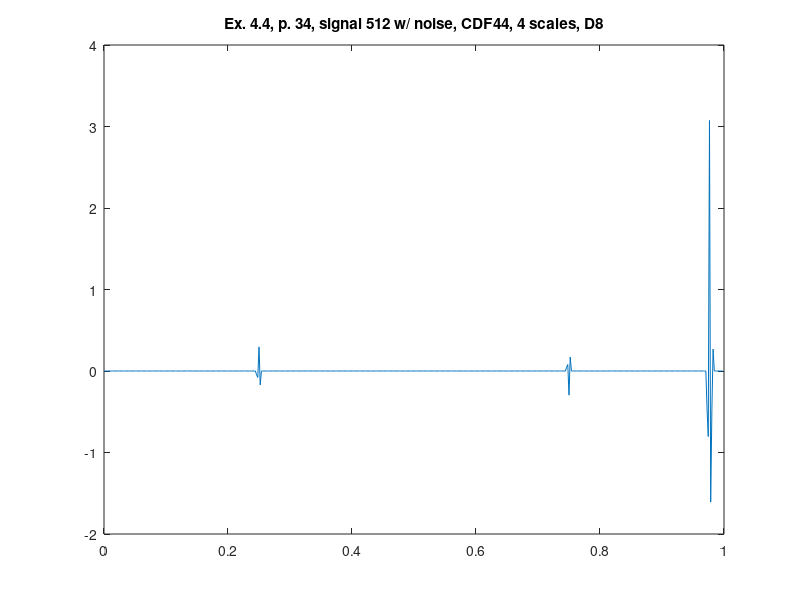

This chart was generated by the following MATLAB code:
%% ========================================================================
%% Programmatic octave notes on "Ripples in Mathematics" by A. Jensen
%% and A. la Cour-Harbo written with a deep gratitude to the authors for
%% this wonderful text. 
%% 
%% Reconstruction of graphs in ex 4.3, p.34, CDF44, 3 scales, D8.
%%
%% Author: Vladimir Kulyukin
%% 
%% NB: I have tested this code in Octave 4.
%% =========================================================================
t = (1.0/512)*[0:511];

%%y_ex_4_3_chirp_512_p33 = arrayfun(@(x) sin(x*x), t);

y_ex_4_4_512_with_noise_cdf44_d8_p34 = [
-3.695123066562547E-6
-2.704461290505114E-6
9.109092317095778E-6
-1.5494888916617585E-5
2.189136309977713E-5
-2.824798799829856E-5
3.4620895671300586E-5
-4.093303520265283E-5
4.726702347268244E-5
-5.351947113988676E-5
5.979928087446638E-5
-6.597697398340125E-5
7.218747657075515E-5
-7.827553251767929E-5
8.440176631320183E-5
-9.038551843803134E-5
9.641272480781992E-5
-1.0227775772761665E-4
1.081914166036841E-4
-1.1392360094038253E-4
1.1970946580045549E-4
-1.252949922199177E-4
1.3093912440877392E-4
-1.3636453688863483E-4
1.418533391974756E-4
-1.4710556744388015E-4
1.524258168672143E-4
-1.5749220780225654E-4
1.6263108739320438E-4
-1.6749943563734005E-4
1.7244456538482845E-4
-1.7710314266072274E-4
1.8184260931403026E-4
-1.8628019270103892E-4
1.9080257846998042E-4
-1.950084774409456E-4
1.993028875019416E-4
-2.0326696967790908E-4
2.0732305842103592E-4
-2.110357739808938E-4
2.148437699332266E-4
-2.1829617461987762E-4
2.2184690398546693E-4
-2.2503068065362022E-4
2.2831558941436192E-4
-2.3122306806728772E-4
2.3423424259047046E-4
-2.3685841885731916E-4
2.3958860495961246E-4
-2.4192315696992437E-4
2.443657773938945E-4
-2.4640508100739843E-4
2.4855425126649514E-4
-2.5029339362218233E-4
2.521439361770189E-4
-2.5357872752865686E-4
2.551261842601896E-4
-2.5625316806970064E-4
2.574938110191026E-4
-2.5831027228368647E-4
2.592411126332413E-4
-2.59745084426361E-4
2.60363879700398E-4
-2.6055414790974974E-4
2.608594073760764E-4
-2.6073551362894624E-4
2.607265018908714E-4
-2.602887446581264E-4
2.599654834256992E-4
-2.592149173028224E-4
2.585781853406343E-4
-2.575166185071188E-4
2.5656794975813696E-4
-2.551979396215981E-4
2.5393961951213225E-4
-2.522644665469313E-4
2.5069952648027865E-4
-2.487232662765939E-4
2.4685547633037264E-4
-2.445828698721871E-4
2.4241672971605827E-4
-2.3985325191135942E-4
2.3739397996666724E-4
-2.3454580645798363E-4
2.3179932732617399E-4
-2.2867331961302662E-4
2.2564624980299237E-4
-2.2224993871174537E-4
2.1894957069977996E-4
-2.152911382413007E-4
2.1172542290294892E-4
-2.078136825615498E-4
2.0399121001753542E-4
-1.9983558551820102E-4
1.9576556443946E-4
-1.9137606704576276E-4
1.870683024698254E-4
-1.8245550686536233E-4
1.7792037657429714E-4
-1.7309539538764535E-4
1.683438249074096E-4
-1.6331828194100963E-4
1.5836171822132376E-4
-1.531477204482329E-4
1.4799810428500228E-4
-1.426082126827002E-4
1.3727794995256162E-4
-1.317251492419105E-4
1.2622708101453544E-4
-1.2052474837874962E-4
1.1487211998189743E-4
-1.0903399283999334E-4
1.0324042195095395E-4
-9.728056486242852E-5
9.136000870078036E-5
-8.529277948324162E-5
7.925950118707823E-5
-7.309951632737816E-5
6.696805059290695E-5
-6.073015003409414E-5
5.4515268099375846E-5
-4.821447949001644E-5
4.193115354952487E-5
-3.558265604158277E-5
2.9246023178376123E-5
-2.2865110858202984E-5
-0.04573668503647929
-0.07925691700856514
0.2957568705961216
-0.1707504710117645
-9.10909231699165E-6
1.549488891659687E-5
-2.189136309987305E-5
2.824798799838712E-5
-3.4620895671343175E-5
4.093303520279354E-5
-4.726702347299672E-5
5.35194711400931E-5
-5.979928087451447E-5
6.597697398347878E-5
-7.218747657086215E-5
7.82755325178157E-5
-8.440176631339284E-5
9.03855184381831E-5
-9.641272480795398E-5
1.0227775772765258E-4
-1.0819141660353927E-4
1.1392360094036527E-4
-1.1970946580062685E-4
1.252949922200498E-4
-1.3093912440887041E-4
1.3636453688868223E-4
-1.418533391974416E-4
1.4710556744388544E-4
-1.5242581686728394E-4
1.5749220780229676E-4
-1.6263108739317204E-4
1.6749943563739602E-4
-1.7244456538501585E-4
1.771031426608807E-4
-1.8184260931415698E-4
1.862801927011411E-4
-1.908025784700401E-4
1.9500847744102984E-4
-1.9930288750202884E-4
2.032669696780797E-4
-2.0732305842137614E-4
2.1103577398108196E-4
-2.148437699332025E-4
2.1829617461986575E-4
-2.2184690398545476E-4
2.2503068065365467E-4
-2.2831558941447712E-4
2.3122306806735632E-4
-2.3423424259049063E-4
2.3685841885729764E-4
-2.3958860495950523E-4
2.4192315696989559E-4
-2.4436577739397387E-4
2.4640508100747536E-4
-2.485542512665557E-4
2.502933936222785E-4
-2.521439361771828E-4
2.535787275287683E-4
-2.551261842602452E-4
2.562531680697132E-4
-2.574938110190262E-4
2.5831027228369314E-4
-2.5924111263337415E-4
2.5974508442645923E-4
-2.603638797004452E-4
2.6055414790980693E-4
-2.608594073761492E-4
2.607355136290137E-4
-2.6072650189094235E-4
2.602887446581675E-4
-2.599654834257092E-4
2.592149173028059E-4
-2.5857818534055234E-4
2.5751661850711657E-4
-2.565679497582528E-4
2.551979396216889E-4
-2.5393961951219E-4
2.522644665469853E-4
-2.5069952648032413E-4
2.487232662766491E-4
-2.468554763304629E-4
2.4458286987221844E-4
-2.42416729715993E-4
2.3985325191133836E-4
-2.3739397996670291E-4
2.345458064580291E-4
-2.3179932732622568E-4
2.2867331961309793E-4
-2.256462498030959E-4
2.2224993871183417E-4
-2.1894957069980376E-4
2.1529113824144715E-4
-2.1172542290332223E-4
2.0781368256176112E-4
-2.039912100175023E-4
1.9983558551823168E-4
-1.957655644395849E-4
1.9137606704586806E-4
-1.8706830246992184E-4
1.8245550686540974E-4
-1.7792037657425594E-4
1.7309539538766305E-4
-1.6834382490755085E-4
1.633182819410331E-4
-1.5836171822113966E-4
1.5314772044817642E-4
-1.4799810428512363E-4
1.426082126828117E-4
-1.3727794995266335E-4
1.3172514924200243E-4
-1.2622708101459238E-4
1.2052474837886546E-4
-1.1487211998205418E-4
1.0903399284025803E-4
-1.0324042195146306E-4
9.728056486267269E-5
-9.13600087006231E-5
8.52927794831923E-5
-7.925950118718174E-5
7.309951632746696E-5
-6.696805059300258E-5
6.073015003411617E-5
-5.451526809920126E-5
4.8214479490104356E-5
-4.1931153550051284E-5
3.558265604189084E-5
-2.924602317834777E-5
2.28651108582789E-5
-1.6490436575764218E-5
1.0092481620157742E-5
-3.6951230669450186E-6
-2.7044612903029575E-6
9.109092317159692E-6
-1.5494888916627526E-5
2.1891363099687305E-5
-2.824798799827988E-5
3.4620895671400644E-5
-4.093303520269401E-5
4.726702347265396E-5
-5.351947113982885E-5
5.979928087435747E-5
-6.597697398332176E-5
7.218747657071231E-5
-7.827553251764626E-5
8.440176631313191E-5
-9.038551843809882E-5
9.641272480813254E-5
-1.0227775772777226E-4
1.081914166036468E-4
-1.1392360094028633E-4
1.197094658002537E-4
-1.252949922197846E-4
1.3093912440874904E-4
-1.363645368885707E-4
1.4185333919738657E-4
-1.4710556744371265E-4
1.524258168669108E-4
-1.5749220780203157E-4
1.6263108739307224E-4
-1.6749943563724716E-4
1.72444565384782E-4
-1.7710314266069593E-4
1.81842609314059E-4
-1.8628019270098916E-4
1.9080257846982343E-4
-1.9500847744078858E-4
1.993028875017343E-4
-2.0326696967783915E-4
2.0732305842120397E-4
-2.1103577398092445E-4
2.1484376993305523E-4
-2.1829617461974546E-4
2.2184690398538843E-4
-2.2503068065354173E-4
2.2831558941431216E-4
-2.3122306806715946E-4
2.342342425902421E-4
-2.368584188570712E-4
2.3958860495931615E-4
-2.4192315696968693E-4
2.443657773937446E-4
-2.4640508100722897E-4
2.4855425126625575E-4
-2.502933936220608E-4
2.5214393617709405E-4
-2.5357872752863387E-4
2.551261842600398E-4
-2.562531680695311E-4
2.5749381101886326E-4
-2.583102722835648E-4
2.5924111263330205E-4
-2.5974508442636296E-4
2.603638797003195E-4
-2.6055414790967125E-4
2.6085940737599075E-4
-2.607355136288802E-4
2.607265018908393E-4
-2.6028874465807474E-4
2.599654834256063E-4
-2.592149173027688E-4
2.5857818534061994E-4
-2.575166185071437E-4
2.5656794975821546E-4
-2.551979396216766E-4
2.539396195123113E-4
-2.5226446654683554E-4
2.506995264797717E-4
-2.4872326627618503E-4
2.4685547633011227E-4
-2.4458286987188744E-4
2.4241672971567625E-4
-2.3985325191105592E-4
2.373939799665069E-4
-2.3454580645772518E-4
2.31799327325724E-4
-2.2867331961273362E-4
2.2564624980287796E-4
-2.2224993871172905E-4
2.1894957069991205E-4
-2.1529113824139356E-4
2.1172542290296664E-4
-2.0781368256162636E-4
2.0399121001768526E-4
-1.998355855183705E-4
1.9576556443966345E-4
-1.9137606704594659E-4
1.8706830247011886E-4
-1.8245550686528297E-4
1.779203765736796E-4
-1.7309539538710634E-4
1.6834382490699219E-4
-1.6331828194055296E-4
1.5836171822079912E-4
-1.5314772044774754E-4
1.4799810428449148E-4
-1.4260821268240526E-4
1.3727794995251134E-4
-1.317251492419976E-4
1.2622708101478147E-4
-1.2052474837907417E-4
1.1487211998235434E-4
-1.0903399284038158E-4
1.032404219512663E-4
-9.728056486269181E-5
9.136000870094431E-5
-8.529277948349387E-5
7.925950118762892E-5
-7.309951632744311E-5
6.696805059231374E-5
-6.0730150033486214E-5
5.451526809872356E-5
-4.8214479489430395E-5
4.1931153549044575E-5
-3.558265604106077E-5
2.924602317774462E-5
-2.2865110857714998E-5
0.04576966590962996
0.07923673204532533
-0.29574948034998777
0.1707558799343449
-9.109092316655985E-6
1.5494888916172886E-5
-2.189136309932393E-5
2.824798799785027E-5
-3.4620895670855406E-5
4.093303520221746E-5
-4.726702347225868E-5
5.3519471139467914E-5
-5.979928087386386E-5
6.597697398331882E-5
-7.218747657141192E-5
7.827553251825755E-5
-8.440176631368004E-5
9.038551843848993E-5
-9.641272480826607E-5
1.0227775772802355E-4
-1.0819141660403379E-4
1.1392360094074202E-4
-1.1970946580091818E-4
1.2529499222013504E-4
-1.3093912440869212E-4
1.3636453688845485E-4
-1.4185333919717596E-4
1.4710556744354126E-4
-1.524258168668074E-4
1.574922078018889E-4
-1.6263108739289752E-4
1.6749943563701357E-4
-1.724445653843243E-4
1.7710314266063075E-4
-1.8184260931453718E-4
1.8628019270144772E-4
-1.9080257847024082E-4
1.9500847744124524E-4
-1.9930288750230206E-4
2.0326696967824993E-4
-2.073230584213715E-4
2.1103577398117048E-4
-2.148437699334875E-4
2.1829617461996187E-4
-2.2184690398530994E-4
2.250306806534632E-4
-2.283155894142193E-4
2.3122306806710584E-4
-2.3423424259023492E-4
2.3685841885708365E-4
-2.3958860495934824E-4
2.419231569697386E-4
-2.4436577739382317E-4
2.4640508100730747E-4
-2.485542512663271E-4
2.502933936221517E-4
-2.5214393617718306E-4
2.535787275288014E-4
-2.5512618426032173E-4
2.5625316806979345E-4
-2.574938110191275E-4
2.583102722837506E-4
-2.5924111263337334E-4
2.5974508442645387E-4
-2.6036387970044443E-4
2.605541479097766E-4
-2.608594073760764E-4
2.6073551362894624E-4
-2.607265018908714E-4
2.602887446581264E-4
-2.599654834256848E-4
2.592149173028473E-4
-2.585781853407128E-4
2.575166185071973E-4
-2.565679497582011E-4
2.551979396217015E-4
-2.539396195123395E-4
2.5226446654700116E-4
-2.506995264801825E-4
2.487232662764388E-4
-2.4685547633012273E-4
2.4458286987197645E-4
-2.4241672971592282E-4
2.398532519111651E-4
-2.3739397996639966E-4
2.3454580645769648E-4
-2.317993273257953E-4
2.2867331961282458E-4
-2.2564624980299573E-4
2.222499387118468E-4
-2.1894957070001545E-4
2.1529113824153622E-4
-2.1172542290319164E-4
2.0781368256177283E-4
-2.0399121001770295E-4
1.9983558551844708E-4
-1.957655644398348E-4
1.913760670460787E-4
-1.8706830247019739E-4
1.8245550686536146E-4
-1.7792037657373655E-4
1.7309539538722219E-4
-1.6834382490720282E-4
1.6331828194072435E-4
-1.5836171822091686E-4
1.5314772044786528E-4
-1.4799810428460207E-4
1.4260821268253547E-4
-1.3727794995268633E-4
1.317251492421235E-4
-1.2622708101483316E-4
1.2052474837914548E-4
-1.1487211998244888E-4
1.0903399284048592E-4
-1.0324042195139481E-4
9.728056486279089E-5
-0.46452830000488665
-0.8043430842057283
3.0739369591184142
-1.6087836544540959
-0.4645039080467779
0.2682035224784373
-5.4515268098735936E-5
4.821447948948939E-5
-4.193115354916365E-5
3.5582656041189654E-5
-2.9246023177920135E-5
2.2865110857799742E-5
-1.649043657517203E-5
1.0092481619682088E-5
];

figure;
plot(t, y_ex_4_4_512_with_noise_cdf44_d8_p34);
xlim([0 1]);
title('Ex. 4.4, p. 34, signal 512 w/ noise, CDF44, 4 scales, D8');
